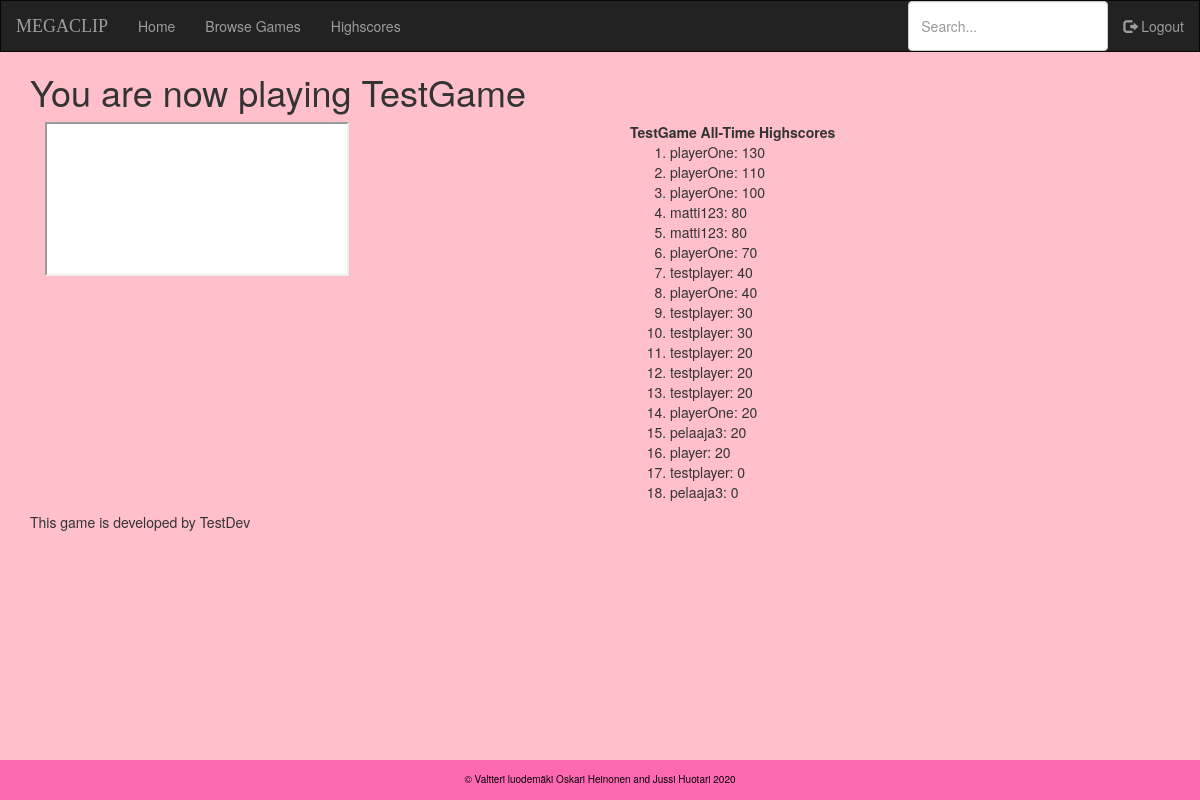
The page /game/TestGame/ (signed in) on the database as committed earlier.
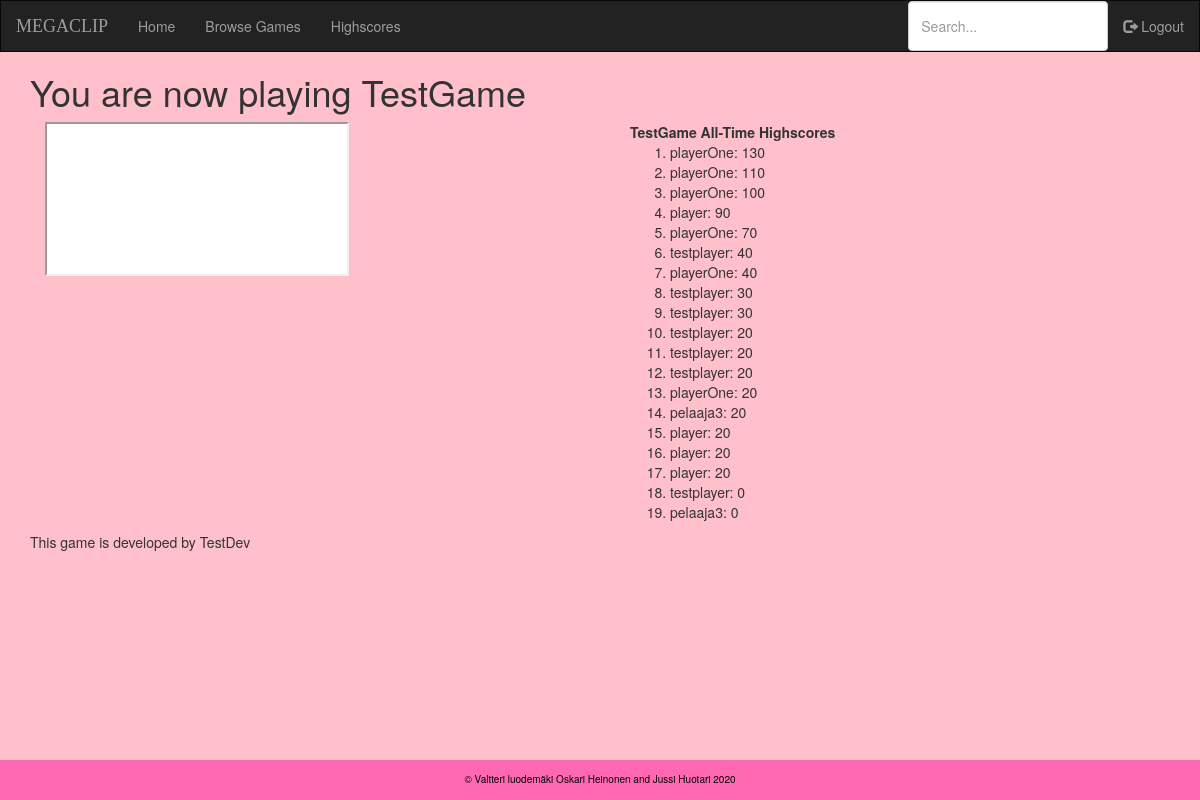
The same page on the database as committed later.
### gamestore/models.py (models this page shows)
class Highscore(models.Model):
    id = models.AutoField(primary_key=True)
    game = models.ForeignKey(Game, on_delete=models.CASCADE)
    player = models.ForeignKey('users.CustomUser', on_delete=models.CASCADE)
    score = models.IntegerField()
    def __str__(self):
        return self.player.username + ": " + str(self.score)

### users/models.py (models this page shows)
class CustomUser(AbstractUser):
    usertype = models.CharField(max_length=10)
    games = models.ManyToManyField('gamestore.Game')
    test = models.CharField(max_length=10, choices=usertypes)
    def __str__(self):
        return self.username

### gamestore/views.py (the view)
# urls.py: path('game/<str:pk>/',GameDetailView.as_view(),name='game-detail' ),
class GameDetailView(DetailView):
    model = Game
    template_name = 'gamestore/detail.html'
    context_object_name = 'game'
    def get_context_data(self, **kwargs):
        context = super(GameDetailView, self).get_context_data(**kwargs)
        context.update({
            'highscores': Highscore.objects.order_by('-score')
        })
        return context

### gamestore/templates/gamestore/detail.html (shortened to what this page needs)
{% extends 'base.html' %}
{% block content %}
  <h1>You are now playing {{ game.name }}</h1>
  {% if game.developer == user %}
    <iframe id="iframe" src="{{ game.url }}" style="background: #FFFFFF;" width="" height=""></iframe>
    <br>
    <a class="btn btn-secondary btn-sm mt-1 mb-1" href="{% url 'game-update' game.name %}">Update</a>
    <a class="btn btn-danger btn-sm mt-1 mb-1" href="{% url 'game-delete' game.name %}">Delete</a>
  {% elif user.usertype == "['player']" %}
    {% if game in user.games.all  %}
      <div class="container-fluid">
        <div class="row">
          <div class="col-sm-6">
            {% if message %}
              <iframe onload="showAlert('{{message}}')" id="iframe" src="{{ game.url }}" width="" height=""></iframe>
            {% else %}
              <iframe id="iframe" src="{{ game.url }}" width="" height=""></iframe>
            {% endif %}
          </div>
            <div class="col-sm-6 ">
              <header><strong>{{game.name}} All-Time Highscores </strong></header>
              <ol>
                {% for score in highscores %}
                  {% if score.game == game %}
                    <li>{{score}}</li>
                  {% endif %}
                {% endfor %}
              </ol>
            </div>
        </div>
      </div>
      <p>This game is developed by {{ game.developer }}</p>
    {% else %}
      <h2>You need to buy game to play it!</h2>
    {% endif %}
  {% endif %}
{% endblock %}

Rows that differ between the two databases and show on the page:
changed Highscore: player+score "matti123: 80" → "player: 90"
changed Highscore (number 16 of 19 on the later page): player+score "matti123: 80" → "player: 20"; moves down the list
now on this page (row edited): Highscore: player+score "player: 20"
